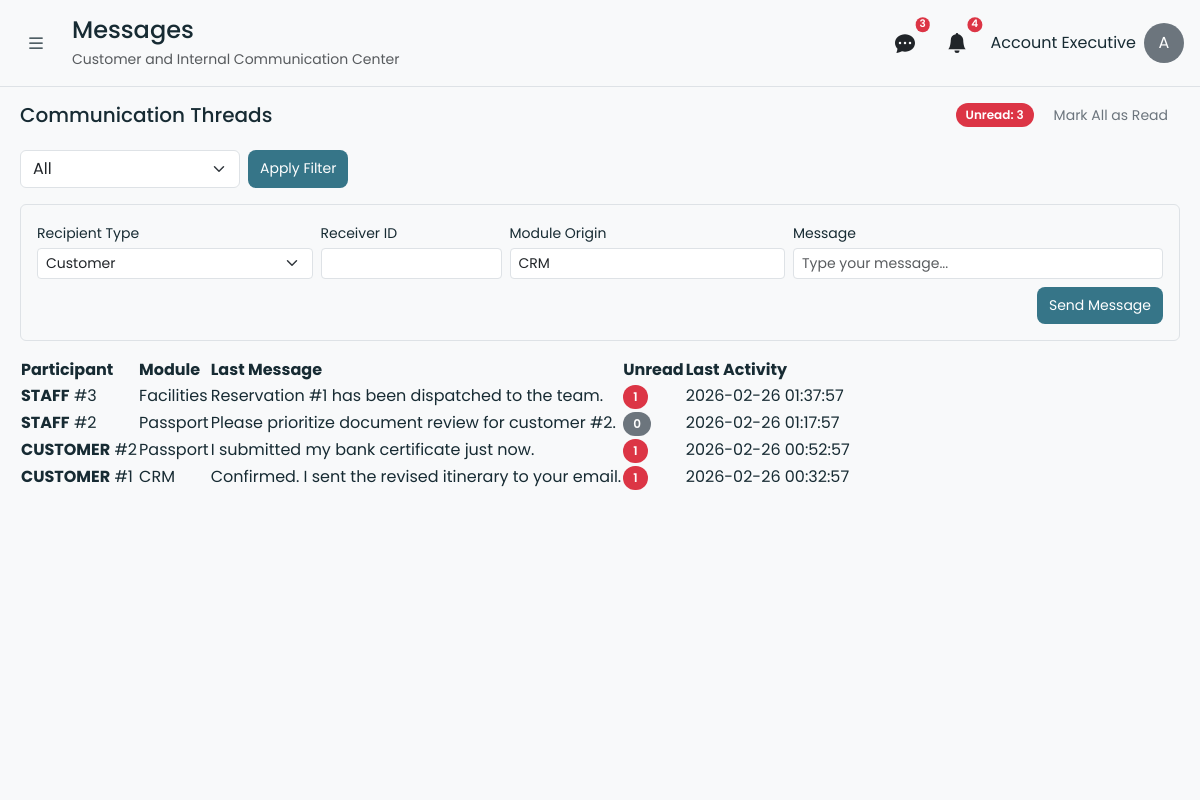
Screenshot of /messages.php (signed in) with the database file from the repository.
### tables this page shows
CREATE TABLE IF NOT EXISTS messages (
    id INT AUTO_INCREMENT PRIMARY KEY,
    sender_role ENUM('customer', 'ae', 'staff') NOT NULL,
    sender_id INT NOT NULL,
    receiver_role ENUM('customer', 'ae', 'staff') NOT NULL,
    receiver_id INT NOT NULL,
    module_origin VARCHAR(100) NOT NULL,
    message_text TEXT NOT NULL,
    is_read TINYINT(1) NOT NULL DEFAULT 0,
    created_at DATETIME NOT NULL DEFAULT CURRENT_TIMESTAMP,
    INDEX idx_messages_receiver (receiver_role, receiver_id, is_read),
    INDEX idx_messages_created (created_at)
);

### controllers/basecontroller.php (called while the page is built, shortened)
<?php
abstract class BaseController
{
    protected function render(string $view, array $data = [], array $assets = []): void
    {
        $viewPath = __DIR__ . '/../views/' . $view . '.php';
        extract($data, EXTR_SKIP);
        require __DIR__ . '/../views/layouts/header.php';
        require $viewPath;
        require __DIR__ . '/../views/layouts/footer.php';
    }
}

### controllers/MessagesController.php (called while the page is built, shortened)
<?php
require_once __DIR__ . '/BaseController.php';
require_once __DIR__ . '/../models/MessagesModel.php';
class MessagesController extends BaseController
{
    private ?MessagesModel $messagesModel = null;
    public function __construct()
    {
        try {
            $this->messagesModel = new MessagesModel();
        } catch (Throwable $exception) {
            $this->messagesModel = null;
        }
    }
    public function index(): void
    {
        $receiverRole = 'ae';
        $receiverId = $this->currentAeId();
        $filter = strtolower(trim((string) ($_GET['filter'] ?? 'all')));
        $threads = $this->messagesModel instanceof MessagesModel
            ? $this->messagesModel->getMessageThreadsForReceiver($receiverRole, $receiverId, $filter)
            : [];
        $unreadCount = $this->messagesModel instanceof MessagesModel
            ? $this->messagesModel->getUnreadCountForReceiver($receiverRole, $receiverId)
            : 0;
        $this->render('messages/index', [
            'pageTitle' => 'Messages',
            'pageSubtitle' => 'Customer and Internal Communication Center',
            'threads' => $threads,
            'selectedFilter' => $filter,
            'unreadCount' => $unreadCount
        ], [
            'styles' => ['css/account-executive.css']
        ]);
    }
    private function currentAeId(): int
    {
        $sessionUser = $_SESSION['user'] ?? null;
        return 1;
    }
}

### messages.php (called while the page is built)
<?php
require_once __DIR__ . '/controllers/MessagesController.php';
$controller = new MessagesController();
$controller->index();

### config/database.php (called while the page is built, shortened)
<?php
function getDBConnection(): mysqli
{
    $conn = @new mysqli(DB_HOST, DB_USER, DB_PASS, DB_NAME);
    $conn->set_charset('utf8mb4');
    return $conn;
}

### models/MessagesModel.php (called while the page is built, shortened)
<?php
require_once __DIR__ . '/../config/database.php';
class MessagesModel
{
    private mysqli $db;
    public function __construct()
    {
        $this->db = getDBConnection();
    }
    public function getUnreadCountForReceiver(string $receiverRole, int $receiverId): int
    {
        $sql = 'SELECT COUNT(*) AS total FROM messages WHERE receiver_role = ? AND receiver_id = ? AND is_read = 0';
        $stmt = $this->db->prepare($sql);
        $stmt->bind_param('si', $receiverRole, $receiverId);
        $stmt->execute();
        $result = $stmt->get_result();
        $row = $result ? $result->fetch_assoc() : null;
        return (int) ($row['total'] ?? 0);
    }
    public function getMessageThreadsForReceiver(string $receiverRole, int $receiverId, string $filter = 'all'): array
    {
        $where = 'WHERE ((receiver_role = ? AND receiver_id = ?) OR (sender_role = ? AND sender_id = ?))';
        $sql = 'SELECT id, sender_role, sender_id, receiver_role, receiver_id, module_origin, message_text, is_read, created_at
                FROM messages
                ' . $where . '
                ORDER BY created_at DESC';
        $stmt = $this->db->prepare($sql);
        if ($filter === 'unread') {
            $stmt->bind_param('sisisi', $receiverRole, $receiverId, $receiverRole, $receiverId, $receiverRole, $receiverId);
        } else {
            $stmt->bind_param('sisi', $receiverRole, $receiverId, $receiverRole, $receiverId);
        }
        $stmt->execute();
        $result = $stmt->get_result();
        $messages = $result ? $result->fetch_all(MYSQLI_ASSOC) : [];
        return $this->buildThreads($messages, $receiverRole, $receiverId);
    }
    private function buildThreads(array $messages, string $receiverRole, int $receiverId): array
    {
        $threads = [];
        foreach ($messages as $message) {
            $senderRole = (string) ($message['sender_role'] ?? '');
            $senderId = (int) ($message['sender_id'] ?? 0);
            $messageReceiverRole = (string) ($message['receiver_role'] ?? '');
            $messageReceiverId = (int) ($message['receiver_id'] ?? 0);
            $participantRole = $senderRole;
            $participantId = $senderId;
            if ($senderRole === $receiverRole && $senderId === $receiverId) {
                $participantRole = $messageReceiverRole;
                $participantId = $messageReceiverId;
            }
            $key = $participantRole . ':' . $participantId;
            if (!isset($threads[$key])) {
                $threads[$key] = [
                    'thread_key' => $key,
                    'participant_role' => $participantRole,
                    'participant_id' => $participantId,
                    'module_origin' => (string) ($message['module_origin'] ?? ''),
                    'last_message' => (string) ($message['message_text'] ?? ''),
                    'last_message_at' => (string) ($message['created_at'] ?? ''),
                    'unread_count' => 0,
                    'messages' => []
                ];
            }
            $threads[$key]['messages'][] = $message;
            if ((int) ($message['is_read'] ?? 0) === 0
                && (string) ($message['receiver_role'] ?? '') === $receiverRole
                && (int) ($message['receiver_id'] ?? 0) === $receiverId
            ) {
                $threads[$key]['unread_count']++;
            }
        }
        return array_values($threads);
    }
}

### views/messages/index.php (the view, shortened to what this page needs)
<div class="widget">
    <div class="d-flex justify-content-between align-items-center mb-3 flex-wrap gap-2">
        <h2 class="h5 mb-0">Communication Threads</h2>
        <div class="d-flex align-items-center gap-2">
            <span class="badge bg-danger">Unread: <?= (int) ($unreadCount ?? 0) ?></span>
            <button type="button" class="btn btn-sm btn-outline-secondary" id="markAllMessagesReadBtn">
                Mark All as Read
            </button>
        </div>
    </div>
    <form method="GET" action="messages.php" class="d-flex flex-wrap gap-2 mb-3">
        <select name="filter" class="form-select" style="max-width: 220px;">
            <?php
                $filters = [
                    'all' => 'All',
                    'customers' => 'Customers',
                    'internal' => 'Internal',
                    'unread' => 'Unread'
                ];
            ?>
            <?php foreach ($filters as $key => $label): ?>
            <option value="<?= htmlspecialchars($key, ENT_QUOTES, 'UTF-8') ?>" <?= ($selectedFilter ?? 'all') === $key ? 'selected' : '' ?>>
                <?= htmlspecialchars($label, ENT_QUOTES, 'UTF-8') ?>
            </option>
            <?php endforeach; ?>
        </select>
        <button type="submit" class="btn btn-primary btn-sm">Apply Filter</button>
    </form>
    <form id="sendMessageForm" class="border rounded p-3 mb-3 bg-light">
        <div class="row g-2">
            <div class="col-md-3">
                <label class="form-label small mb-1">Recipient Type</label>
                <select name="target_type" class="form-select form-select-sm">
                    <option value="customer">Customer</option>
                </select>
            </div>
            <div class="col-md-2">
                <label class="form-label small mb-1">Receiver ID</label>
                <input type="number" min="1" name="receiver_id" class="form-control form-control-sm" required>
            </div>
            <div class="col-md-3">
                <label class="form-label small mb-1">Module Origin</label>
                <input type="text" name="module_origin" class="form-control form-control-sm" value="CRM" required>
            </div>
            <div class="col-md-4">
                <label class="form-label small mb-1">Message</label>
                <input type="text" name="message_text" class="form-control form-control-sm" placeholder="Type your message..." required>
            </div>
        </div>
        <div class="mt-2 d-flex justify-content-end">
            <button type="submit" class="btn btn-sm btn-primary">Send Message</button>
        </div>
    </form>
    <div class="table-wrapper">
        <table>
            <thead>
                <tr>
                    <th>Participant</th>
                    <th>Module</th>
                    <th>Last Message</th>
                    <th>Unread</th>
                    <th>Last Activity</th>
                </tr>
            </thead>
            <tbody>
                <?php if (!empty($threads)): ?>
                    <?php foreach ($threads as $thread): ?>
                    <tr>
                        <td>
                            <strong><?= htmlspecialchars(strtoupper((string) ($thread['participant_role'] ?? '')), ENT_QUOTES, 'UTF-8') ?></strong>
                            #<?= (int) ($thread['participant_id'] ?? 0) ?>
                        </td>
                        <td><?= htmlspecialchars((string) ($thread['module_origin'] ?? 'General'), ENT_QUOTES, 'UTF-8') ?></td>
                        <td><?= htmlspecialchars((string) ($thread['last_message'] ?? ''), ENT_QUOTES, 'UTF-8') ?></td>
                        <td>
                            <span class="badge <?= ((int) ($thread['unread_count'] ?? 0)) > 0 ? 'bg-danger' : 'bg-secondary' ?>">
                                <?= (int) ($thread['unread_count'] ?? 0) ?>
                            </span>
                        </td>
                        <td><?= htmlspecialchars((string) ($thread['last_message_at'] ?? ''), ENT_QUOTES, 'UTF-8') ?></td>
                    </tr>
                    <?php endforeach; ?>
                <?php else: ?>
                <tr>
                    <td colspan="5" class="text-center text-muted py-4">No messages found for this filter.</td>
                </tr>
                <?php endif; ?>
            </tbody>
        </table>
    </div>
</div>

### rows the page displays
messages: sender_role "STAFF", sender "3", module_origin "Facilities", message_text "Reservation #1 has been dispatched to the team.", receiver "1", created_at "2026-02-26 01:37:57"
messages: receiver_role "STAFF", receiver "2", module_origin "Passport", message_text "Please prioritize document review for customer #2.", is_read "0", created_at "2026-02-26 01:17:57"
messages: sender_role "CUSTOMER", sender "2", module_origin "Passport", message_text "I submitted my bank certificate just now.", receiver "1", created_at "2026-02-26 00:52:57"
messages: receiver_role "CUSTOMER", sender "1", module_origin "CRM", message_text "Confirmed. I sent the revised itinerary to your email.", receiver "1", created_at "2026-02-26 00:32:57"

### other values shown
$pageTitle "Messages"
$pageSubtitle "Customer and Internal Communication Center"
$headerMessageUnreadCount "3"
$headerNotificationUnreadCount "4"
$unreadCount "3"
form field filter "All"
